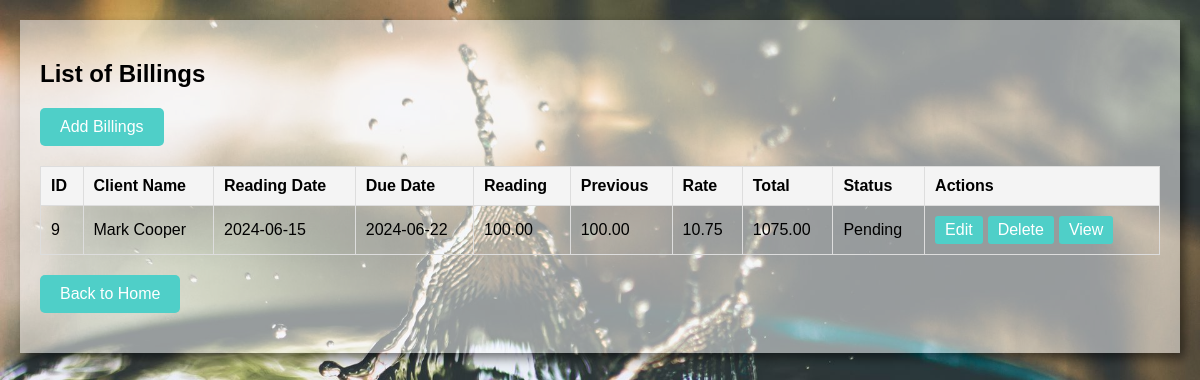
Screenshot of /view_billings.php with the database file from the repository.
### tables this page shows
CREATE TABLE `billing_list` (
  `id` int(30) NOT NULL,
  `client_id` int(30) NOT NULL,
  `reading_date` date NOT NULL,
  `due_date` date NOT NULL,
  `reading` float(12,2) NOT NULL DEFAULT 0.00,
  `previous` float(12,2) NOT NULL DEFAULT 0.00,
  `rate` float(12,2) NOT NULL DEFAULT 0.00,
  `total` float(12,2) NOT NULL DEFAULT 0.00,
  `status` tinyint(1) NOT NULL DEFAULT 0 COMMENT '0= pending,\r\n1= paid',
  `date_created` datetime NOT NULL DEFAULT current_timestamp(),
  `date_updated` datetime NOT NULL DEFAULT current_timestamp() ON UPDATE current_timestamp()
);

CREATE TABLE `client_list` (
  `id` int(30) NOT NULL,
  `code` varchar(100) NOT NULL,
  `category_id` int(30) NOT NULL,
  `firstname` text NOT NULL,
  `middlename` text DEFAULT NULL,
  `lastname` text NOT NULL,
  `contact` text NOT NULL,
  `address` text NOT NULL,
  `meter_code` varchar(100) NOT NULL,
  `first_reading` float(12,2) NOT NULL,
  `status` tinyint(1) NOT NULL DEFAULT 1,
  `delete_flag` tinyint(1) NOT NULL DEFAULT 0,
  `date_created` datetime NOT NULL DEFAULT current_timestamp(),
  `date_updated` datetime NOT NULL DEFAULT current_timestamp() ON UPDATE current_timestamp()
);

### view_billings.php (the view, shortened to what this page needs)
<?php
include 'db.php';
$sql = "SELECT b.id, b.client_id, b.reading_date, b.due_date, b.reading, b.previous, b.rate, b.reading * b.rate AS total, b.status, c.firstname, c.lastname
        FROM billing_list b
        INNER JOIN client_list c ON b.client_id = c.id";
$result = $conn->query($sql);
?>
<!DOCTYPE html>
<html lang="en">
<head>
</head>
<body>
<div class="container">
    <h2>List of Billings</h2>
    <a class="view-billing" href="add_billing.php">Add Billings</a>
    <?php
    if ($result->num_rows > 0) {
        echo "<table>";
        echo "<tr><th>ID</th><th>Client Name</th><th>Reading Date</th><th>Due Date</th><th>Reading</th><th>Previous</th><th>Rate</th><th>Total</th><th>Status</th><th>Actions</th></tr>";
        while($row = $result->fetch_assoc()) {
            $statusText = $row['status'] == 1 ? 'Paid' : 'Pending';
            echo "<tr>";
            echo "<td>{$row['id']}</td>";
            echo "<td>{$row['firstname']} {$row['lastname']}</td>";
            echo "<td>{$row['reading_date']}</td>";
            echo "<td>{$row['due_date']}</td>";
            echo "<td>{$row['reading']}</td>";
            echo "<td>{$row['previous']}</td>";
            echo "<td>{$row['rate']}</td>";
            echo "<td>{$row['total']}</td>";
            echo "<td>{$statusText}</td>";
            echo "<td>";
            echo "<a class='action-link' href='edit_billing.php?id={$row['id']}'>Edit</a>";
            echo "<a class='action-link' href='delete_billing.php?id={$row['id']}' onclick='return confirm(\"Are you sure you want to delete this billing record?\")'>Delete</a>";
            echo "<a class='action-link' href='view_billing.php?id={$row['id']}'>View</a>";
            echo "</td>";
            echo "</tr>";
        }
        echo "</table>";
    } else {
        echo "0 results";
    }
    ?>
    <a href="index.php" class="view-billing">Back to Home</a>
</div>
</body>
</html>

### view_billings.php (style rules this page uses)
body { font-family: Arial, sans-serif; background-color: #f2f2f2; margin: 0; padding: 20px; background-image: url('water2.jpg'); background-size: cover; background-repeat: no-repeat; }
.container { margin: 0 auto; padding: 20px; background-color: #ffffff82; box-shadow: 5px 5px 10px rgba(0, 0, 0, 0.53); }
table { width: 100%; border-collapse: collapse; margin-bottom: 20px; }
table, th, td { border: 1px solid #ddd; }
th, td { padding: 10px; text-align: left; }
th { background-color: #f4f4f4; }
.view-billing { display: inline-block; padding: 10px 20px; margin-bottom: 20px; background-color: #4FCFC8; color: #fff; text-decoration: none; border-radius: 5px; }
.action-link { display: inline-block; padding: 5px 10px; background-color: #4FCFC8; color: #fff; text-decoration: none; margin-right: 5px; border-radius: 3px; }

### rows the page displays
billing_list: id "9", client.firstname "Mark", client.lastname "Cooper", reading_date "2024-06-15", due_date "2024-06-22", reading "100.00", previous "100.00", rate "10.75", total "1075.00", status "Pending"
